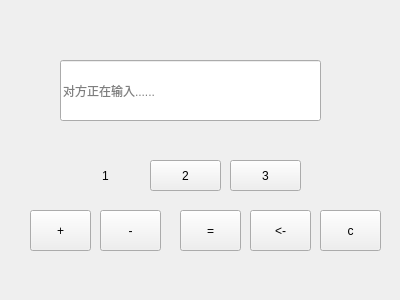
<?xml version="1.0" encoding="UTF-8"?>
<ui version="4.0">
 <class>testWidget</class>
 <widget class="QWidget" name="testWidget">
  <property name="geometry">
   <rect>
    <x>0</x>
    <y>0</y>
    <width>400</width>
    <height>300</height>
   </rect>
  </property>
  <property name="minimumSize">
   <size>
    <width>400</width>
    <height>300</height>
   </size>
  </property>
  <property name="maximumSize">
   <size>
    <width>400</width>
    <height>300</height>
   </size>
  </property>
  <property name="windowTitle">
   <string>testWidget</string>
  </property>
  <property name="autoFillBackground">
   <bool>true</bool>
  </property>
  <property name="styleSheet">
   <string notr="true"/>
  </property>
  <widget class="QLineEdit" name="lineEdit">
   <property name="geometry">
    <rect>
     <x>60</x>
     <y>60</y>
     <width>261</width>
     <height>61</height>
    </rect>
   </property>
   <property name="placeholderText">
    <string>对方正在输入......</string>
   </property>
  </widget>
  <widget class="QPushButton" name="pushButton">
   <property name="geometry">
    <rect>
     <x>70</x>
     <y>160</y>
     <width>71</width>
     <height>31</height>
    </rect>
   </property>
   <property name="text">
    <string>1</string>
   </property>
   <property name="icon">
    <iconset resource="img.qrc">
     <normaloff>:/new/prefix1/img/1.png</normaloff>:/new/prefix1/img/1.png</iconset>
   </property>
   <property name="iconSize">
    <size>
     <width>71</width>
     <height>31</height>
    </size>
   </property>
   <property name="autoDefault">
    <bool>false</bool>
   </property>
   <property name="flat">
    <bool>true</bool>
   </property>
  </widget>
  <widget class="QPushButton" name="twoPushButton">
   <property name="geometry">
    <rect>
     <x>150</x>
     <y>160</y>
     <width>71</width>
     <height>31</height>
    </rect>
   </property>
   <property name="text">
    <string>2</string>
   </property>
  </widget>
  <widget class="QPushButton" name="threePushButton">
   <property name="geometry">
    <rect>
     <x>230</x>
     <y>160</y>
     <width>71</width>
     <height>31</height>
    </rect>
   </property>
   <property name="text">
    <string>3</string>
   </property>
  </widget>
  <widget class="QPushButton" name="subPushButton">
   <property name="geometry">
    <rect>
     <x>100</x>
     <y>210</y>
     <width>61</width>
     <height>41</height>
    </rect>
   </property>
   <property name="text">
    <string>-</string>
   </property>
  </widget>
  <widget class="QPushButton" name="equalPushButton">
   <property name="geometry">
    <rect>
     <x>180</x>
     <y>210</y>
     <width>61</width>
     <height>41</height>
    </rect>
   </property>
   <property name="text">
    <string>=</string>
   </property>
  </widget>
  <widget class="QPushButton" name="bsPushButton">
   <property name="geometry">
    <rect>
     <x>250</x>
     <y>210</y>
     <width>61</width>
     <height>41</height>
    </rect>
   </property>
   <property name="text">
    <string>&lt;-</string>
   </property>
  </widget>
  <widget class="QPushButton" name="clearPushButton">
   <property name="geometry">
    <rect>
     <x>320</x>
     <y>210</y>
     <width>61</width>
     <height>41</height>
    </rect>
   </property>
   <property name="text">
    <string>c</string>
   </property>
  </widget>
  <widget class="QLabel" name="label">
   <property name="geometry">
    <rect>
     <x>0</x>
     <y>0</y>
     <width>400</width>
     <height>300</height>
    </rect>
   </property>
   <property name="text">
    <string/>
   </property>
   <property name="pixmap">
    <pixmap resource="img.qrc">:/new/prefix1/img/jbs.jpg</pixmap>
   </property>
   <property name="scaledContents">
    <bool>true</bool>
   </property>
  </widget>
  <widget class="QPushButton" name="plusPushButton">
   <property name="geometry">
    <rect>
     <x>30</x>
     <y>210</y>
     <width>61</width>
     <height>41</height>
    </rect>
   </property>
   <property name="text">
    <string>+</string>
   </property>
  </widget>
  <zorder>label</zorder>
  <zorder>lineEdit</zorder>
  <zorder>pushButton</zorder>
  <zorder>twoPushButton</zorder>
  <zorder>threePushButton</zorder>
  <zorder>plusPushButton</zorder>
  <zorder>subPushButton</zorder>
  <zorder>equalPushButton</zorder>
  <zorder>bsPushButton</zorder>
  <zorder>clearPushButton</zorder>
  <zorder>plusPushButton</zorder>
 </widget>
 <layoutdefault spacing="6" margin="11"/>
 <resources>
  <include location="img.qrc"/>
 </resources>
 <connections/>
</ui>
